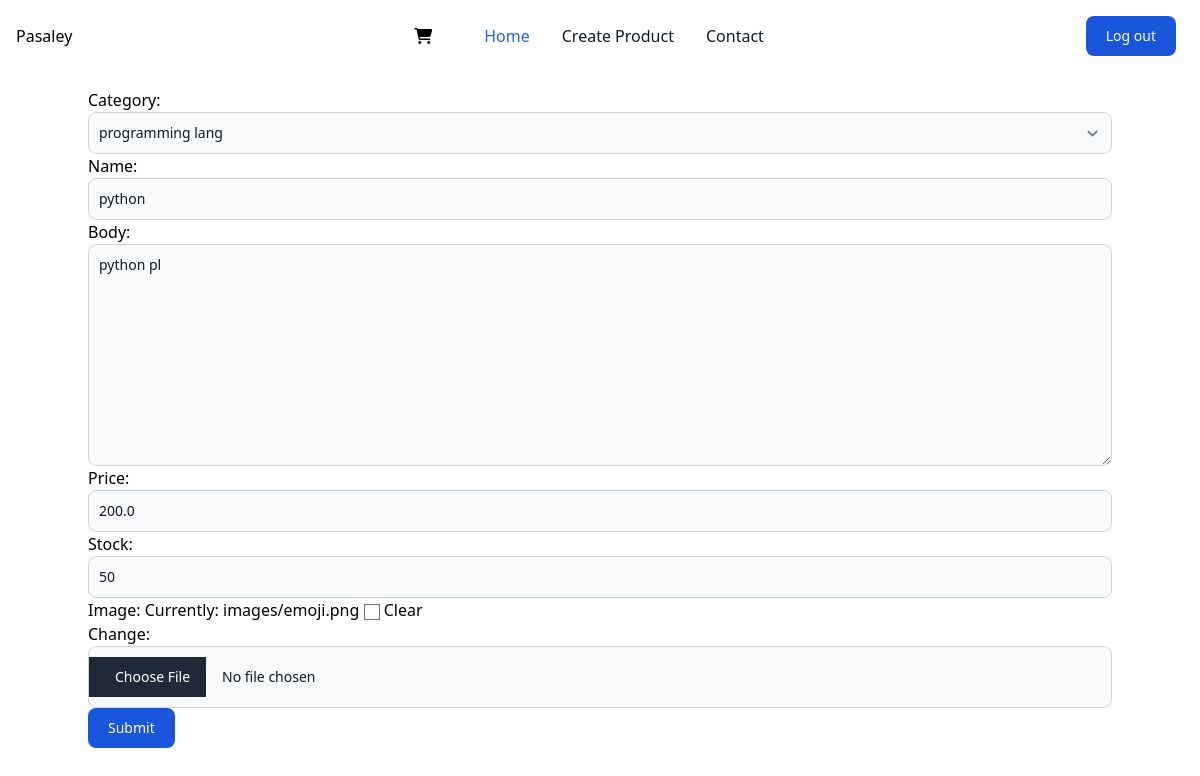
/update_product/1 (signed in), run on an earlier commit of the app's database.
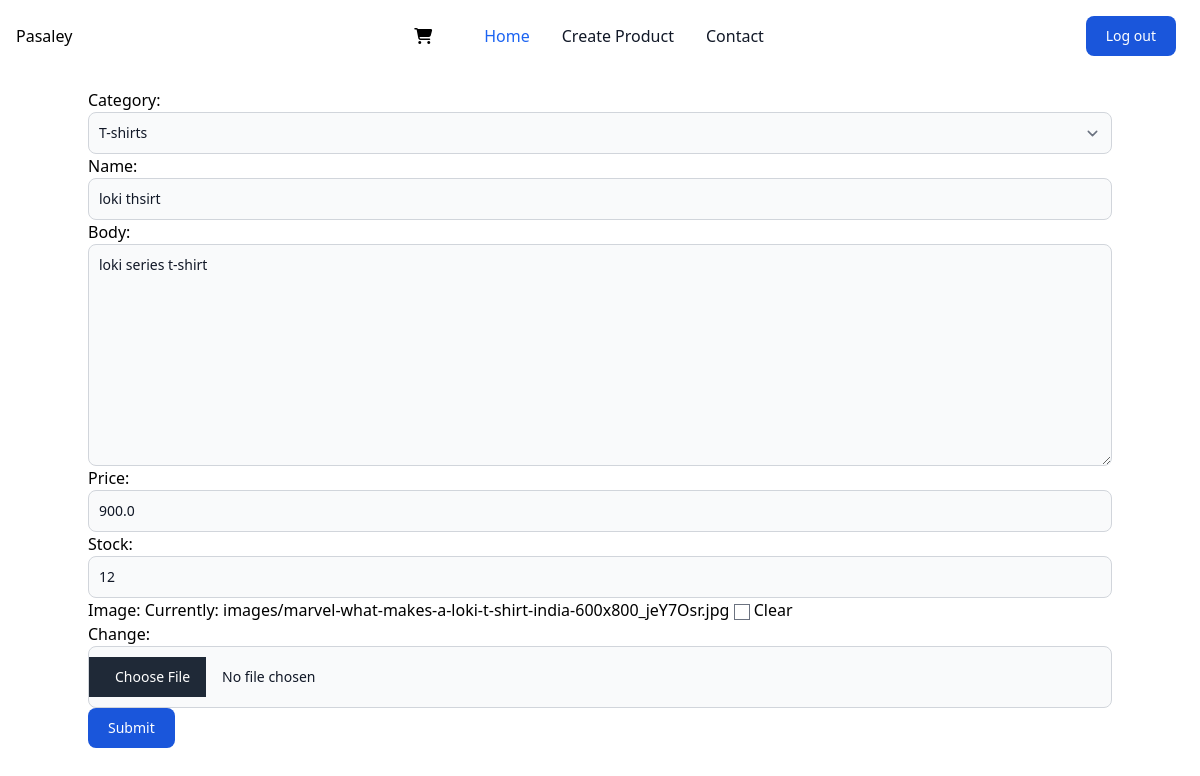
And on a later commit of the database.
### Home/models.py (models this page shows, shortened)
class Product(models.Model):
    category = models.ForeignKey(category, on_delete=models.CASCADE)
    name = models.CharField(max_length=200)
    price = models.FloatField()
    stock = models.IntegerField()
    created_at = models.DateTimeField(auto_now_add=True)
    author = models.ForeignKey(User, on_delete=models.CASCADE)
    body = models.TextField(max_length=50000)
    image = models.ImageField(upload_to='images/', null=True, blank=True)

class category(models.Model):
    name = models.CharField(max_length=200)
    def __str__(self):
        return self.name

### Home/views.py (the view, shortened to what this page needs)
# urls.py: path('update_product/<int:pk>', views.update_product, name='update_product'),
@login_required
def update_product(request, pk):
    if request.user == get_object_or_404(Product, pk=pk).author:
        product = get_object_or_404(Product, pk=pk)
        form = ProductForm(instance=product)
        context = {'form': form}
        return render(request, 'Home/create.html', context)
    else:
        return HttpResponse("<h1> You are not allowed to edit this product </h1>", status=403)

### Home/forms.py
class ProductForm(forms.ModelForm):
    class Meta:
        model = Product
        fields = ['category','name','body','price','stock','image']
    def __init__(self, *args, **kwargs):
        super().__init__(*args, **kwargs)
        for field in self.fields:
            self.fields[field].widget.attrs['class'] = input_css_class

### Home/templates/Home/create.html (shortened to what this page needs)
{% extends 'base.html' %}
{% block content %}
<form enctype="multipart/form-data" method="post">
{{form.as_p}}
<input type="submit" value="Submit" class="btn-submit">
</form>
{% endblock %}

What changed in the data, as far as the page shows it:
changed Product: category "programming lang" → "T-shirts"; body "python pl" → "loki series t-shirt"; price "200.0" → "900.0"; stock "50" → "12"
changed category: name "python" → "loki thsirt"
Also different on the page:
text no longer shown: "Category: Name: Body: Price: Stock: Image: Currently: images/emoji.png Clear Change:"
text now shown: "Category: Name: Body: Price: Stock: Image: Currently: images/marvel-what-makes-a-loki-t-shirt-india-600x800_jeY7Osr.jpg Clear Change:"
